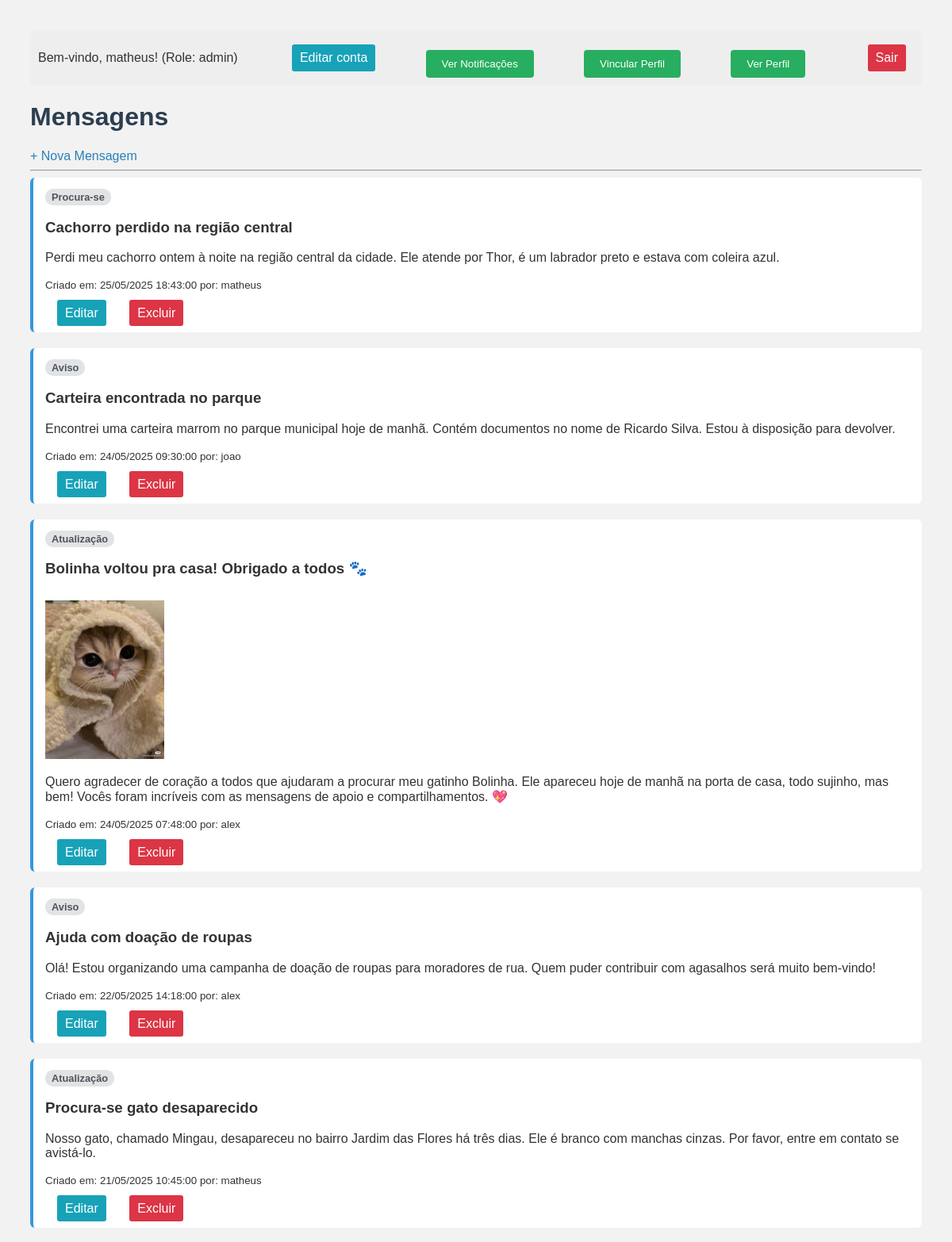
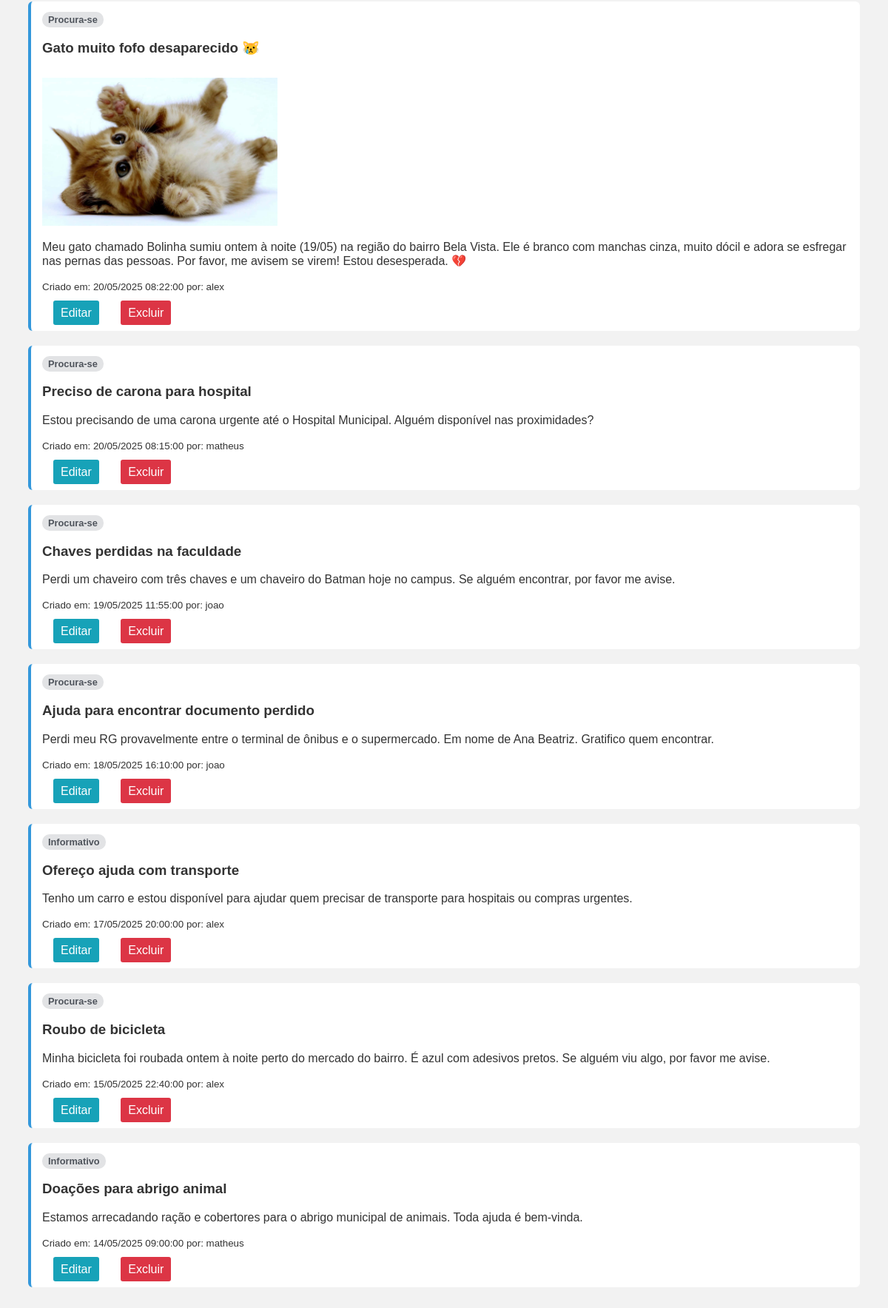
/mensagem/index.php (signed in), run on the app's committed database (2 pictures, top to bottom).
### tables this page shows
CREATE TABLE `mensagens` (
  `id` int(11) NOT NULL,
  `titulo` varchar(100) DEFAULT NULL,
  `conteudo` text DEFAULT NULL,
  `criado_em` timestamp NOT NULL DEFAULT current_timestamp(),
  `user_id` int(11) DEFAULT NULL,
  `tag_id` int(11) DEFAULT NULL,
  `image_path` varchar(255) DEFAULT NULL
);

CREATE TABLE `tags` (
  `id` int(11) NOT NULL,
  `nome` varchar(50) NOT NULL
);

CREATE TABLE `usuarios` (
  `id` int(11) NOT NULL,
  `username` varchar(50) NOT NULL,
  `password` varchar(255) NOT NULL,
  `role` varchar(20) DEFAULT 'user',
  `created_at` timestamp NOT NULL DEFAULT current_timestamp(),
  `telefone` VARCHAR(20),
  `area_atuacao` VARCHAR(255),
  `email` varchar(255) NOT NULL
);

### mensagem/index.php (the view, shortened to what this page needs)
<?php
include 'db.php';
$sql = "SELECT m.*, u.username, t.nome AS tag_nome
        FROM mensagens m
        LEFT JOIN usuarios u ON m.user_id = u.id
        LEFT JOIN tags t ON m.tag_id = t.id
        ORDER BY m.criado_em DESC";
$result = $conn->query($sql);
$logged_user_id = isset($_SESSION['user_id']) ? $_SESSION['user_id'] : null;
$logged_user_role = isset($_SESSION['role']) ? $_SESSION['role'] : null;
?>
<!DOCTYPE html>
<html>
<head>
    <link rel="stylesheet" href="style.css">
</head>
<body>
    <div style="padding: 10px; background-color: #eee; margin-bottom: 20px; border-radius: 5px; display: flex; justify-content: space-between; align-items: center;">
        <span>
            Bem-vindo, <?php echo htmlspecialchars($_SESSION['username']); ?>!
            (Role: <?php echo htmlspecialchars($logged_user_role); ?>)
        </span>
        <a href="../auth/editar_perfil.php" class = "botao botao-editar">Editar conta</a>
        <a href="notificacoes.php">
            <button>Ver Notificações</button>
        </a>
        <a href="vincular_perfil.php">
            <button>Vincular Perfil</button>
        </a>
        <a href="ver_perfil.php">
            <button>Ver Perfil</button>
        </a>
        <a href="../auth/logout.php" class = "botao botao-excluir">Sair</a>
    </div>
    <h1>Mensagens</h1>
    <a href="create.php" class="button-new">+ Nova Mensagem</a>
    <hr>
    <?php if ($result->num_rows > 0): ?>
        <?php while ($row = $result->fetch_assoc()): ?>
            <div class="message-box">
            <?php if (!empty($row['tag_nome'])): ?>
                    <span class="message-tag" style="background-color: #e2e3e5; color: #4f545c; padding: 3px 8px; border-radius: 10px; font-size: 0.8em; font-weight: bold; margin-right: 10px;">
                        <?= htmlspecialchars($row['tag_nome']) ?>
                    </span>
                 <?php elseif ($row['tag_id']): ?>
                     <span class="message-tag" style="/* estilo diferente talvez */">[Tag Removida]</span>
                 <?php endif; ?>
                <h3><?= htmlspecialchars($row['titulo']) ?></h3>
                <?php if (!empty($row['image_path'])): ?>
                    <img src="<?= htmlspecialchars($row['image_path']) ?>" style="max-height: 200px; height: auto; margin-top: 10px;">
                <?php endif; ?>
                <p><?= nl2br(htmlspecialchars($row['conteudo'])) ?></p>
                <small>
                    Criado em: <?= date('d/m/Y H:i:s', strtotime($row['criado_em'])) ?>
                    <?php
                        $owner_id = $row['user_id'] ?? null;
                    ?>
                    <?php if (!empty($row['username'])): ?>
                        por: <?= htmlspecialchars($row['username']) ?>
                    <?php elseif ($owner_id): ?>
                        por: (usuário desconhecido)
                    <?php else: ?>
                         por: (autor não registrado)
                    <?php endif; ?>
                </small><br>
                <?php
                if ($logged_user_id !== null && ($owner_id == $logged_user_id || $logged_user_role === 'admin')):
                ?><br>
                    <a href="edit.php?id=<?= $row['id'] ?>"  class = "botao botao-editar">Editar</a>
                    <a href="#" onclick="confirmarExclusao(<?= $row['id'] ?>)"  class = "botao botao-excluir">Excluir</a>
                <?php endif; ?>
            </div>
        <?php endwhile; ?>
    <?php else: ?>
        <p>Nenhuma mensagem encontrada.</p>
    <?php endif; ?>
</body>
</html>

### mensagem/style.css (style rules this page uses)
body { font-family: Arial, sans-serif; background-color: #f2f2f2; padding: 30px; color: #333; }
h1, h2 { color: #2c3e50; }
a { color: #2980b9; text-decoration: none; margin-right: 10px; }
button { padding: 10px 20px; margin-top: 15px; background-color: #27ae60; color: white; border: none; border-radius: 4px; cursor: pointer; }
.message-box { background-color: white; padding: 15px; margin-bottom: 20px; border-left: 4px solid #3498db; border-radius: 6px; }
.botao { margin-left: 15px; padding: 8px 10px; text-decoration: none; border-radius: 3px; transition: background-color 0.3s ease, transform 0.2s ease; }
.botao-editar { background-color: #17a2b8; color: white; }
.botao-excluir { background-color: #dc3545; color: white; }

### data on the page
mensagens: tag.nome "Procura-se", titulo "Cachorro perdido na região central", conteudo "Perdi meu cachorro ontem à noite na região central da cidade. Ele atende por Thor, é um labrador preto e estava com coleira azul.", criado_em "25/05/2025 18:43:00", user.username "matheus"
mensagens: tag.nome "Aviso", titulo "Carteira encontrada no parque", conteudo "Encontrei uma carteira marrom no parque municipal hoje de manhã. Contém documentos no nome de Ricardo Silva. Estou à disposição para devolver.", criado_em "24/05/2025 09:30:00", user.username "joao"
mensagens: tag.nome "Atualização", titulo "Bolinha voltou pra casa! Obrigado a todos 🐾", image_path (picture), conteudo "Quero agradecer de coração a todos que ajudaram a procurar meu gatinho Bolinha. Ele apareceu hoje de manhã na porta de casa, todo sujinho, mas bem! Vocês foram incríveis com as mensagens de apoio e compartilhamentos. 💖", criado_em "24/05/2025 07:48:00", user.username "alex"
mensagens: tag.nome "Aviso", titulo "Ajuda com doação de roupas", conteudo "Olá! Estou organizando uma campanha de doação de roupas para moradores de rua. Quem puder contribuir com agasalhos será muito bem-vindo!", criado_em "22/05/2025 14:18:00", user.username "alex"
mensagens: tag.nome "Atualização", titulo "Procura-se gato desaparecido", conteudo "Nosso gato, chamado Mingau, desapareceu no bairro Jardim das Flores há três dias. Ele é branco com manchas cinzas. Por favor, entre em contato se avistá-lo.", criado_em "21/05/2025 10:45:00", user.username "matheus"
mensagens: tag.nome "Procura-se", titulo "Gato muito fofo desaparecido 😿", image_path (picture), conteudo "Meu gato chamado Bolinha sumiu ontem à noite (19/05) na região do bairro Bela Vista. Ele é branco com manchas cinza, muito dócil e adora se esfregar nas pernas das pessoas. Por favor, me avisem se virem! Estou desesperada. 💔", criado_em "20/05/2025 08:22:00", user.username "alex"
mensagens: tag.nome "Procura-se", titulo "Preciso de carona para hospital", conteudo "Estou precisando de uma carona urgente até o Hospital Municipal. Alguém disponível nas proximidades?", criado_em "20/05/2025 08:15:00", user.username "matheus"
mensagens: tag.nome "Procura-se", titulo "Chaves perdidas na faculdade", conteudo "Perdi um chaveiro com três chaves e um chaveiro do Batman hoje no campus. Se alguém encontrar, por favor me avise.", criado_em "19/05/2025 11:55:00", user.username "joao"
mensagens: tag.nome "Procura-se", titulo "Ajuda para encontrar documento perdido", conteudo "Perdi meu RG provavelmente entre o terminal de ônibus e o supermercado. Em nome de Ana Beatriz. Gratifico quem encontrar.", criado_em "18/05/2025 16:10:00", user.username "joao"
mensagens: tag.nome "Informativo", titulo "Ofereço ajuda com transporte", conteudo "Tenho um carro e estou disponível para ajudar quem precisar de transporte para hospitais ou compras urgentes.", criado_em "17/05/2025 20:00:00", user.username "alex"
mensagens: tag.nome "Procura-se", titulo "Roubo de bicicleta", conteudo "Minha bicicleta foi roubada ontem à noite perto do mercado do bairro. É azul com adesivos pretos. Se alguém viu algo, por favor me avise.", criado_em "15/05/2025 22:40:00", user.username "alex"
mensagens: tag.nome "Informativo", titulo "Doações para abrigo animal", conteudo "Estamos arrecadando ração e cobertores para o abrigo municipal de animais. Toda ajuda é bem-vinda.", criado_em "14/05/2025 09:00:00", user.username "matheus"

### other printed values
$_SESSION['username'] "matheus"
$logged_user_role "admin"
